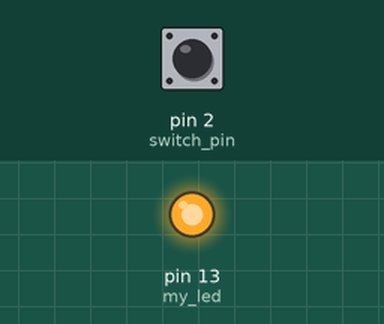
The sketch below on a simulated Arduino Uno, built with avr-gcc and run on an emulated ATmega328P. Parts: output pins drawn as LEDs (lit = HIGH). The test bench sets the inputs (shaded band); at power-on: pin 2 (switch_pin) LOW.

Above: at 1.2 s.
1.3 s: pin 2 (switch_pin) pulled HIGH for 0.15 s
At 1.37 s:
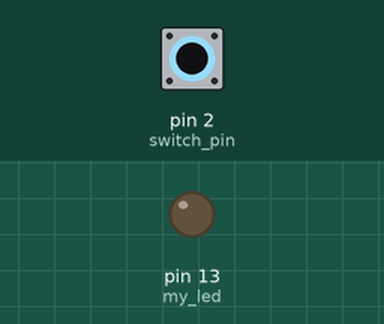
2.9 s: pin 2 (switch_pin) pulled HIGH for 3.2 s
At 7.0 s:
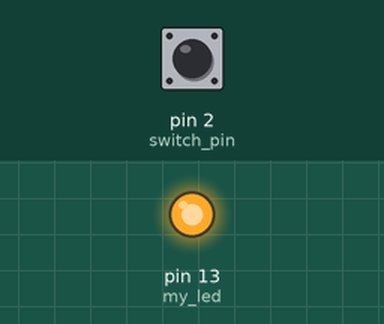
Timing chart, 0 to 8.5 s (numbered marks = the images above; inputs shaded):
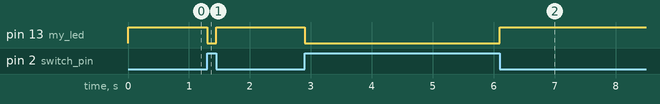

The sketch:

code_1_2.pde
```cpp
// Code Example: Input and Output
// This code will set up a digital input on Arduino pin 2 and a digital output on Arduino pin 13.
// If the input is HIGH the output LED will be LOW

int switch_pin = 2;    // this tells the Arduino that we want to name digital pin 2 "switch_pin"
int switch_value;      // we need a variable to store the value of switch_pin, so we make "switch_value"
int my_led = 13;       // tell Arduino to name digital pin 13 = "my_led"

void setup(){
    pinMode(switch_pin, INPUT);                    // let Arduino know to use switch_pin (pin 2) as an Input
    pinMode(my_led, OUTPUT);                       // let Arduino know to use my_led (pin 13) as an Output
}

void loop(){
    switch_value = digitalRead(switch_pin);        // read switch_pin and record the value to switch_value

    if (switch_value == HIGH){                     // if that value "is equal to (==)"  HIGH...
        digitalWrite(my_led, LOW);                 // ... then turn the LED off
    }
    else {                                         // otherwise...
        digitalWrite(my_led, HIGH);                // ...turn the LED on.
    }
}
// end code
```

Measured:
- after the input at 1.3 s, pin 13 (my_led): HIGH → LOW at once, → HIGH 0.15 s later
- after the input at 2.9 s, pin 13 (my_led): HIGH → LOW at once, → HIGH 3.2 s later
